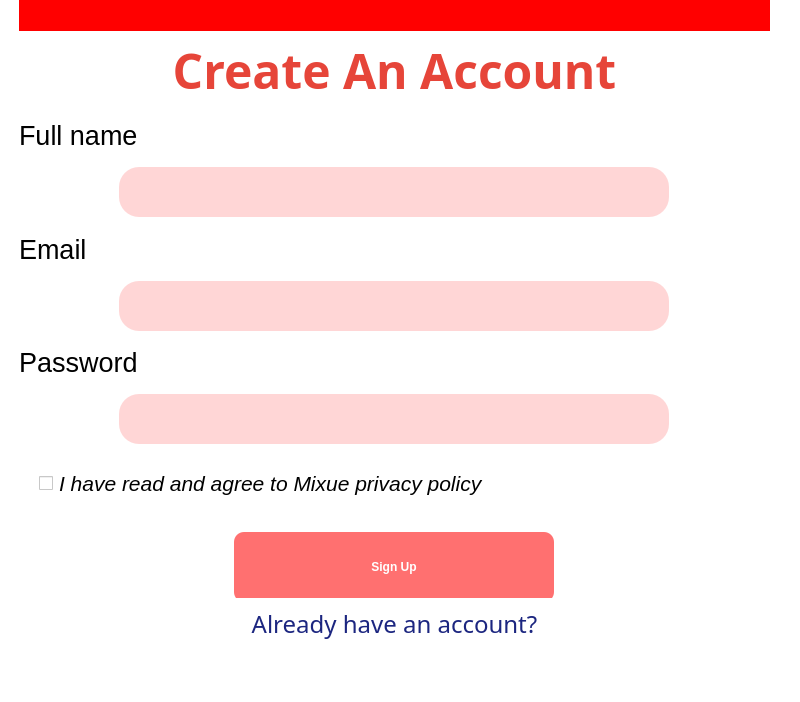
<?xml version="1.0" encoding="UTF-8"?>
<ui version="4.0">
 <class>MainWindow</class>
 <widget class="QMainWindow" name="MainWindow">
  <property name="geometry">
   <rect>
    <x>0</x>
    <y>0</y>
    <width>800</width>
    <height>702</height>
   </rect>
  </property>
  <property name="windowTitle">
   <string>MainWindow</string>
  </property>
  <property name="styleSheet">
   <string notr="true">background-color: white;</string>
  </property>
  <widget class="QWidget" name="centralwidget">
   <property name="styleSheet">
    <string notr="true">background-color: white;</string>
   </property>
   <widget class="QWidget" name="verticalLayoutWidget">
    <property name="geometry">
     <rect>
      <x>19</x>
      <y>-21</y>
      <width>751</width>
      <height>671</height>
     </rect>
    </property>
    <layout class="QVBoxLayout" name="verticalLayout">
     <item>
      <widget class="QLabel" name="label_2">
       <property name="enabled">
        <bool>true</bool>
       </property>
       <property name="sizePolicy">
        <sizepolicy hsizetype="Fixed" vsizetype="Preferred">
         <horstretch>0</horstretch>
         <verstretch>0</verstretch>
        </sizepolicy>
       </property>
       <property name="minimumSize">
        <size>
         <width>100</width>
         <height>50</height>
        </size>
       </property>
       <property name="maximumSize">
        <size>
         <width>1000</width>
         <height>500</height>
        </size>
       </property>
       <property name="baseSize">
        <size>
         <width>200</width>
         <height>0</height>
        </size>
       </property>
       <property name="font">
        <font>
         <family>Arial</family>
         <pointsize>-1</pointsize>
         <weight>75</weight>
         <italic>false</italic>
         <bold>true</bold>
        </font>
       </property>
       <property name="styleSheet">
        <string notr="true">color: white;
background-color: red;
font: bold 40px Arial;</string>
       </property>
       <property name="text">
        <string/>
       </property>
       <property name="pixmap">
        <pixmap>../../../../../../Downloads/images-2.png</pixmap>
       </property>
       <property name="alignment">
        <set>Qt::AlignCenter</set>
       </property>
      </widget>
     </item>
     <item>
      <widget class="QLabel" name="label">
       <property name="font">
        <font>
         <family>Humnst777 BlkCn BT</family>
         <pointsize>36</pointsize>
         <weight>75</weight>
         <bold>true</bold>
        </font>
       </property>
       <property name="styleSheet">
        <string notr="true">color: #e64539;</string>
       </property>
       <property name="text">
        <string>Create An Account</string>
       </property>
       <property name="alignment">
        <set>Qt::AlignCenter</set>
       </property>
      </widget>
     </item>
     <item>
      <widget class="QLabel" name="label_3">
       <property name="font">
        <font>
         <pointsize>20</pointsize>
        </font>
       </property>
       <property name="text">
        <string>Full name</string>
       </property>
      </widget>
     </item>
     <item alignment="Qt::AlignHCenter">
      <widget class="QLineEdit" name="lineEdit">
       <property name="minimumSize">
        <size>
         <width>550</width>
         <height>50</height>
        </size>
       </property>
       <property name="maximumSize">
        <size>
         <width>550</width>
         <height>50</height>
        </size>
       </property>
       <property name="styleSheet">
        <string notr="true">background-color: #ffd6d6;
border-radius: 20px;
min-width: 550;
min-height: 50;
max-width: 550;
max-height: 50;
</string>
       </property>
      </widget>
     </item>
     <item>
      <widget class="QLabel" name="label_4">
       <property name="font">
        <font>
         <pointsize>20</pointsize>
        </font>
       </property>
       <property name="text">
        <string>Email</string>
       </property>
      </widget>
     </item>
     <item alignment="Qt::AlignHCenter">
      <widget class="QLineEdit" name="lineEdit_2">
       <property name="minimumSize">
        <size>
         <width>550</width>
         <height>50</height>
        </size>
       </property>
       <property name="maximumSize">
        <size>
         <width>600</width>
         <height>50</height>
        </size>
       </property>
       <property name="styleSheet">
        <string notr="true">background-color: #ffd6d6;
border-radius: 20px;
min-width: 550;
min-height: 50;
min-width: 550;
min-height: 50;</string>
       </property>
      </widget>
     </item>
     <item>
      <widget class="QLabel" name="label_5">
       <property name="font">
        <font>
         <pointsize>20</pointsize>
        </font>
       </property>
       <property name="text">
        <string>Password</string>
       </property>
      </widget>
     </item>
     <item alignment="Qt::AlignHCenter">
      <widget class="QLineEdit" name="lineEdit_3">
       <property name="styleSheet">
        <string notr="true">background-color: #ffd6d6;
border-radius: 20px;
min-width: 550;
min-height: 50;
min-width: 550;
min-height: 50;</string>
       </property>
      </widget>
     </item>
     <item>
      <widget class="QCheckBox" name="checkBox">
       <property name="font">
        <font>
         <pointsize>16</pointsize>
         <italic>true</italic>
        </font>
       </property>
       <property name="styleSheet">
        <string notr="true">margin: 20px;</string>
       </property>
       <property name="text">
        <string>I have read and agree to Mixue privacy policy</string>
       </property>
      </widget>
     </item>
     <item alignment="Qt::AlignHCenter">
      <widget class="QPushButton" name="buttonSignUp">
       <property name="minimumSize">
        <size>
         <width>320</width>
         <height>70</height>
        </size>
       </property>
       <property name="maximumSize">
        <size>
         <width>300</width>
         <height>50</height>
        </size>
       </property>
       <property name="font">
        <font>
         <weight>75</weight>
         <italic>false</italic>
         <bold>true</bold>
        </font>
       </property>
       <property name="styleSheet">
        <string notr="true">background-color: #ff7070;
color: white;
font: bold;
border-radius: 10px;
padding: 10px;       
min-width: 300px;
min-height: 50px;
min-width: 300px;
min-height: 50px;</string>
       </property>
       <property name="text">
        <string>Sign Up</string>
       </property>
      </widget>
     </item>
     <item>
      <widget class="QLabel" name="label_6">
       <property name="font">
        <font>
         <family>SVN-Sofia</family>
         <pointsize>18</pointsize>
         <weight>50</weight>
         <bold>false</bold>
        </font>
       </property>
       <property name="styleSheet">
        <string notr="true">color: #1c2680;</string>
       </property>
       <property name="text">
        <string>Already have an account?</string>
       </property>
       <property name="alignment">
        <set>Qt::AlignCenter</set>
       </property>
      </widget>
     </item>
    </layout>
   </widget>
  </widget>
  <widget class="QMenuBar" name="menubar">
   <property name="geometry">
    <rect>
     <x>0</x>
     <y>0</y>
     <width>800</width>
     <height>24</height>
    </rect>
   </property>
  </widget>
  <widget class="QStatusBar" name="statusbar"/>
 </widget>
 <resources>
  <include location="../../../../../../Downloads/images-2.qrc"/>
 </resources>
 <connections/>
</ui>
